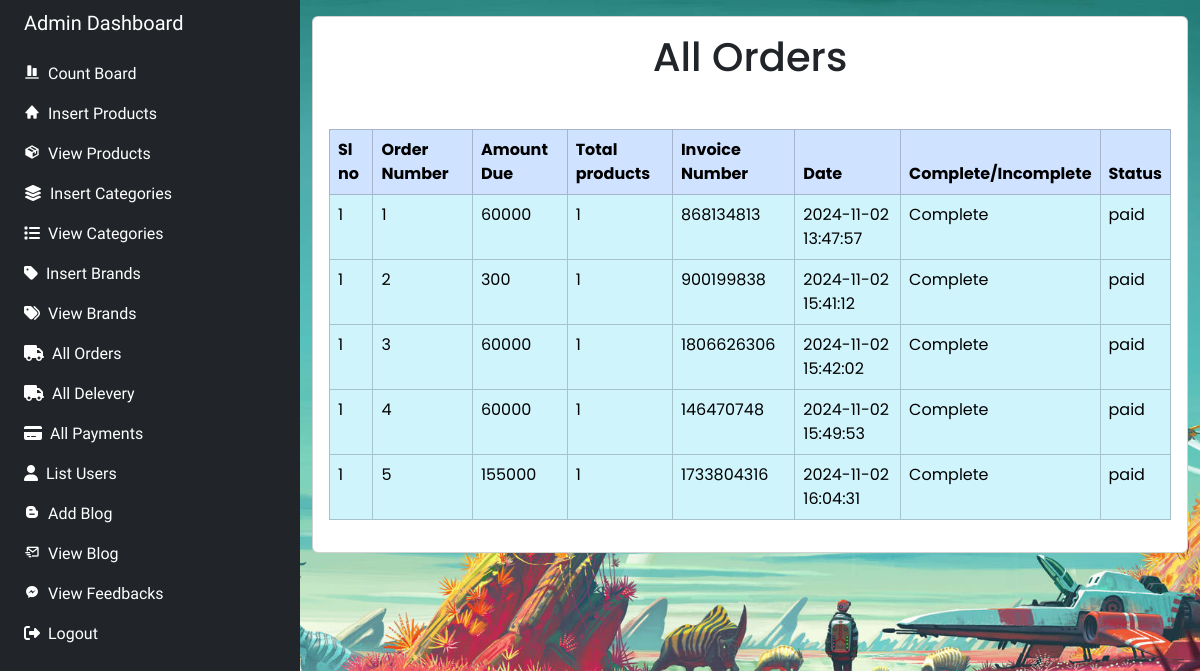
/admin_panel/index_home.php?view_orders (signed in), run on an earlier commit of the app's database.
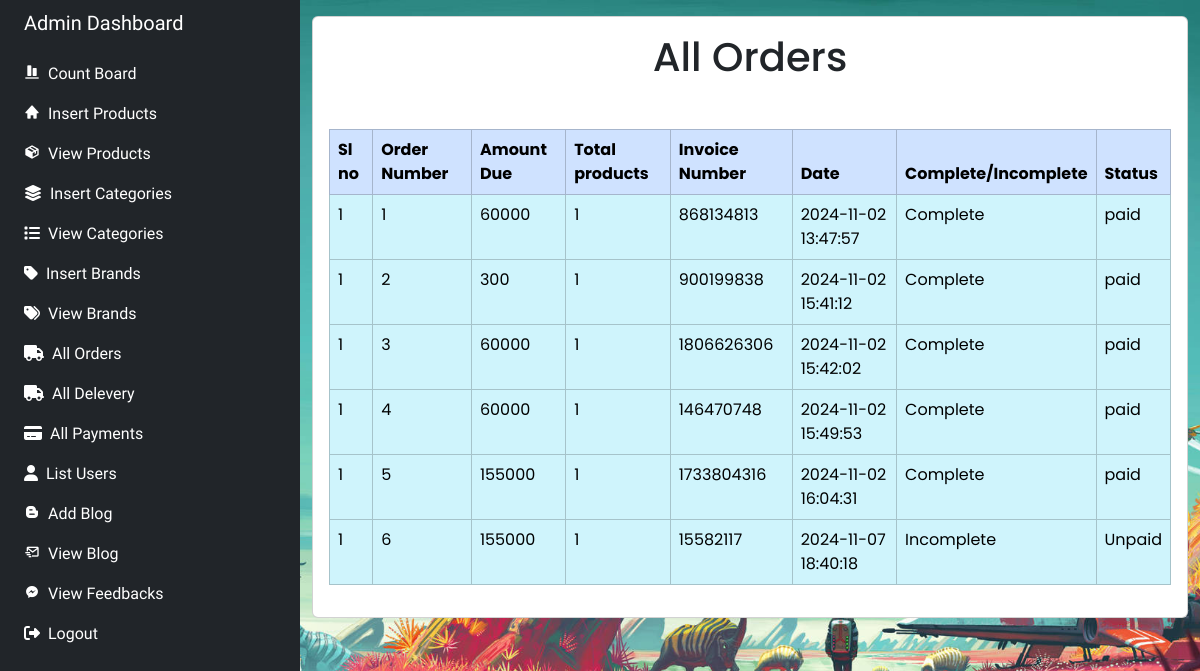
And on a later commit of the database.
### tables this page shows
CREATE TABLE `orders` (
  `order_id` int(11) NOT NULL,
  `user_id` int(11) NOT NULL,
  `amount_due` int(255) NOT NULL,
  `invoice_number` int(255) NOT NULL,
  `total_products` int(255) NOT NULL,
  `order_date` timestamp NOT NULL DEFAULT current_timestamp() ON UPDATE current_timestamp(),
  `order_status` varchar(255) NOT NULL,
  `email_sent` tinyint(1) DEFAULT 0,
  `sms_sent` tinyint(1) DEFAULT 0
);

### admin_panel/view_orders.php (the view, shortened to what this page needs)
<?php
include('../include/connect.php');
?>
<div class="d-flex justify-content-center" style="border-radius: 15px; font-family:Poppins">
    <div class="card" style="width:100%;">
        <div class="card-body">
            <h1 class="text-center ">All Orders</h1>
            <table class="table table-bordered mt-5 ">
                <thead class="table-primary">
                    <tr>
                        <th scope="col">Sl no</th>
                        <th scope="col">Order Number</th>
                        <th scope="col">Amount Due</th>
                        <th scope="col">Total products</th>
                        <th scope="col">Invoice Number</th>
                        <th scope="col">Date</th>
                        <th scope="col">Complete/Incomplete</th>
                        <th scope="col">Status</th>
                    </tr>
                </thead>
                <tbody>
                    <?php
                    $get_orders_details = "SELECT * FROM `orders` ";
                    $result_orders = mysqli_query($con, $get_orders_details);
                    while ($row_orders = mysqli_fetch_assoc($result_orders)) {
                        $sl_order = 1;
                        $order_id = $row_orders['order_id'];
                        $order_amount_due = $row_orders['amount_due'];
                        $order_invoice_number = $row_orders['invoice_number'];
                        $order_total_products = $row_orders['total_products'];
                        $order_date = $row_orders['order_date'];
                        $order_status = $row_orders['order_status'];
                        if ($order_status == 'Pending') {
                            $order_status = "Incomplete";
                        } else {
                            $order_status = "Complete";
                        }
                        echo "
                            <tr class='table-info'>
                            <td>$sl_order</td>
                            <td>$order_id</td>
                            <td> $order_amount_due</td>
                            <td>  $order_total_products</td>
                            <td>  $order_invoice_number</td>
                            <td>  $order_date</td>
                            <td> $order_status</td>";
                        ?>
                    <?php
                    if ($order_status == 'Complete') {
                        echo "<td>paid</td>";
                    } else {
                        echo "  <td>Unpaid</td>";
                    }
                    }
                    ?>
                </tbody>
            </table>
        </div>
    </div>
</div>

What changed in the data, as far as the page shows it:
added orders: sl_order "1", order_id "6", amount_due "155000", total_products "1", invoice_number "15582117", order_date "2024-11-07 18:40:18", order_status "Incomplete", shows "Unpaid"
